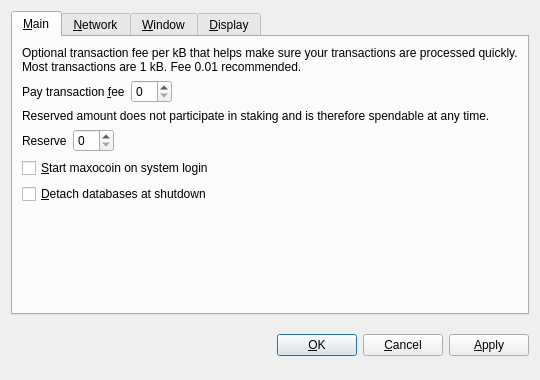
<?xml version="1.0" encoding="UTF-8"?>
<ui version="4.0">
 <class>OptionsDialog</class>
 <widget class="QDialog" name="OptionsDialog">
  <property name="geometry">
   <rect>
    <x>0</x>
    <y>0</y>
    <width>540</width>
    <height>380</height>
   </rect>
  </property>
  <property name="windowTitle">
   <string>Options</string>
  </property>
  <property name="modal">
   <bool>true</bool>
  </property>
  <layout class="QVBoxLayout" name="verticalLayout">
   <item>
    <widget class="QTabWidget" name="tabWidget">
     <property name="tabPosition">
      <enum>QTabWidget::North</enum>
     </property>
     <property name="currentIndex">
      <number>0</number>
     </property>
     <widget class="QWidget" name="tabMain">
      <attribute name="title">
       <string>&amp;Main</string>
      </attribute>
      <layout class="QVBoxLayout" name="verticalLayout_Main">
       <item>
        <widget class="QLabel" name="transactionFeeInfoLabel">
         <property name="text">
          <string>Optional transaction fee per kB that helps make sure your transactions are processed quickly. Most transactions are 1 kB. Fee 0.01 recommended.</string>
         </property>
         <property name="textFormat">
          <enum>Qt::PlainText</enum>
         </property>
         <property name="wordWrap">
          <bool>true</bool>
         </property>
        </widget>
       </item>
       <item>
        <layout class="QHBoxLayout" name="horizontalLayoutFee">
         <item>
          <widget class="QLabel" name="transactionFeeLabel">
           <property name="text">
            <string>Pay transaction &amp;fee</string>
           </property>
           <property name="textFormat">
            <enum>Qt::PlainText</enum>
           </property>
           <property name="buddy">
            <cstring>transactionFee</cstring>
           </property>
          </widget>
         </item>
         <item>
          <widget class="BitcoinAmountField" name="transactionFee"/>
         </item>
         <item>
          <spacer name="horizontalSpacerFee">
           <property name="orientation">
            <enum>Qt::Horizontal</enum>
           </property>
           <property name="sizeHint" stdset="0">
            <size>
             <width>40</width>
             <height>20</height>
            </size>
           </property>
          </spacer>
         </item>
        </layout>
       </item>
       <item>
        <widget class="QLabel" name="reserveBalanceInfoLabel">
         <property name="text">
          <string>Reserved amount does not participate in staking and is therefore spendable at any time.</string>
         </property>
         <property name="textFormat">
          <enum>Qt::PlainText</enum>
         </property>
         <property name="wordWrap">
          <bool>true</bool>
         </property>
        </widget>
       </item>
       <item>
        <layout class="QHBoxLayout" name="horizontalLayoutReserveBalance">
         <item>
          <widget class="QLabel" name="reserveBalanceLabel">
           <property name="text">
            <string>Reserve</string>
           </property>
           <property name="textFormat">
            <enum>Qt::PlainText</enum>
           </property>
           <property name="buddy">
            <cstring>reserveBalance</cstring>
           </property>
          </widget>
         </item>
         <item>
          <widget class="BitcoinAmountField" name="reserveBalance"/>
         </item>
         <item>
          <spacer name="horizontalSpacerReserveBalance">
           <property name="orientation">
            <enum>Qt::Horizontal</enum>
           </property>
           <property name="sizeHint" stdset="0">
            <size>
             <width>40</width>
             <height>20</height>
            </size>
           </property>
          </spacer>
         </item>
        </layout>
       </item>
       <item>
        <widget class="QCheckBox" name="bitcoinAtStartup">
         <property name="toolTip">
          <string>Automatically start maxocoin after logging in to the system.</string>
         </property>
         <property name="text">
          <string>&amp;Start maxocoin on system login</string>
         </property>
        </widget>
       </item>
       <item>
        <widget class="QCheckBox" name="detachDatabases">
         <property name="toolTip">
          <string>Detach block and address databases at shutdown. This means they can be moved to another data directory, but it slows down shutdown. The wallet is always detached.</string>
         </property>
         <property name="text">
          <string>&amp;Detach databases at shutdown</string>
         </property>
        </widget>
       </item>
       <item>
        <spacer name="verticalSpacer_Main">
         <property name="orientation">
          <enum>Qt::Vertical</enum>
         </property>
         <property name="sizeHint" stdset="0">
          <size>
           <width>20</width>
           <height>40</height>
          </size>
         </property>
        </spacer>
       </item>
      </layout>
     </widget>
     <widget class="QWidget" name="tabNetwork">
      <attribute name="title">
       <string>&amp;Network</string>
      </attribute>
      <layout class="QVBoxLayout" name="verticalLayout_Network">
       <item>
        <widget class="QCheckBox" name="mapPortUpnp">
         <property name="toolTip">
          <string>Automatically open the maxocoin client port on the router. This only works when your router supports UPnP and it is enabled.</string>
         </property>
         <property name="text">
          <string>Map port using &amp;UPnP</string>
         </property>
        </widget>
       </item>
       <item>
        <widget class="QCheckBox" name="connectSocks">
         <property name="toolTip">
          <string>Connect to the maxocoin network through a SOCKS proxy (e.g. when connecting through Tor).</string>
         </property>
         <property name="text">
          <string>&amp;Connect through SOCKS proxy:</string>
         </property>
        </widget>
       </item>
       <item>
        <layout class="QHBoxLayout" name="horizontalLayout_Network">
         <item>
          <widget class="QLabel" name="proxyIpLabel">
           <property name="text">
            <string>Proxy &amp;IP:</string>
           </property>
           <property name="textFormat">
            <enum>Qt::PlainText</enum>
           </property>
           <property name="buddy">
            <cstring>proxyIp</cstring>
           </property>
          </widget>
         </item>
         <item>
          <widget class="QValidatedLineEdit" name="proxyIp">
           <property name="maximumSize">
            <size>
             <width>140</width>
             <height>16777215</height>
            </size>
           </property>
           <property name="toolTip">
            <string>IP address of the proxy (e.g. 127.0.0.1)</string>
           </property>
          </widget>
         </item>
         <item>
          <widget class="QLabel" name="proxyPortLabel">
           <property name="text">
            <string>&amp;Port:</string>
           </property>
           <property name="textFormat">
            <enum>Qt::PlainText</enum>
           </property>
           <property name="buddy">
            <cstring>proxyPort</cstring>
           </property>
          </widget>
         </item>
         <item>
          <widget class="QLineEdit" name="proxyPort">
           <property name="maximumSize">
            <size>
             <width>55</width>
             <height>16777215</height>
            </size>
           </property>
           <property name="toolTip">
            <string>Port of the proxy (e.g. 9050)</string>
           </property>
          </widget>
         </item>
         <item>
          <widget class="QLabel" name="socksVersionLabel">
           <property name="text">
            <string>SOCKS &amp;Version:</string>
           </property>
           <property name="textFormat">
            <enum>Qt::PlainText</enum>
           </property>
           <property name="buddy">
            <cstring>socksVersion</cstring>
           </property>
          </widget>
         </item>
         <item>
          <widget class="QValueComboBox" name="socksVersion">
           <property name="toolTip">
            <string>SOCKS version of the proxy (e.g. 5)</string>
           </property>
          </widget>
         </item>
         <item>
          <spacer name="horizontalSpacer_Network">
           <property name="orientation">
            <enum>Qt::Horizontal</enum>
           </property>
           <property name="sizeHint" stdset="0">
            <size>
             <width>40</width>
             <height>20</height>
            </size>
           </property>
          </spacer>
         </item>
        </layout>
       </item>
       <item>
        <spacer name="verticalSpacer_Network">
         <property name="orientation">
          <enum>Qt::Vertical</enum>
         </property>
         <property name="sizeHint" stdset="0">
          <size>
           <width>20</width>
           <height>40</height>
          </size>
         </property>
        </spacer>
       </item>
      </layout>
     </widget>
     <widget class="QWidget" name="tabWindow">
      <attribute name="title">
       <string>&amp;Window</string>
      </attribute>
      <layout class="QVBoxLayout" name="verticalLayout_Window">
       <item>
        <widget class="QCheckBox" name="minimizeToTray">
         <property name="toolTip">
          <string>Show only a tray icon after minimizing the window.</string>
         </property>
         <property name="text">
          <string>&amp;Minimize to the tray instead of the taskbar</string>
         </property>
        </widget>
       </item>
       <item>
        <widget class="QCheckBox" name="minimizeOnClose">
         <property name="toolTip">
          <string>Minimize instead of exit the application when the window is closed. When this option is enabled, the application will be closed only after selecting Quit in the menu.</string>
         </property>
         <property name="text">
          <string>M&amp;inimize on close</string>
         </property>
        </widget>
       </item>
       <item>
        <spacer name="verticalSpacer_Window">
         <property name="orientation">
          <enum>Qt::Vertical</enum>
         </property>
         <property name="sizeHint" stdset="0">
          <size>
           <width>20</width>
           <height>40</height>
          </size>
         </property>
        </spacer>
       </item>
      </layout>
     </widget>
     <widget class="QWidget" name="tabDisplay">
      <attribute name="title">
       <string>&amp;Display</string>
      </attribute>
      <layout class="QVBoxLayout" name="verticalLayout_Display">
       <item>
        <layout class="QHBoxLayout" name="horizontalLayout_1_Display">
         <item>
          <widget class="QLabel" name="langLabel">
           <property name="text">
            <string>User Interface &amp;language:</string>
           </property>
           <property name="textFormat">
            <enum>Qt::PlainText</enum>
           </property>
           <property name="buddy">
            <cstring>lang</cstring>
           </property>
          </widget>
         </item>
         <item>
          <widget class="QValueComboBox" name="lang">
           <property name="toolTip">
            <string>The user interface language can be set here. This setting will take effect after restarting maxocoin.</string>
           </property>
          </widget>
         </item>
        </layout>
       </item>
       <item>
        <layout class="QHBoxLayout" name="horizontalLayout_2_Display">
         <item>
          <widget class="QLabel" name="unitLabel">
           <property name="text">
            <string>&amp;Unit to show amounts in:</string>
           </property>
           <property name="textFormat">
            <enum>Qt::PlainText</enum>
           </property>
           <property name="buddy">
            <cstring>unit</cstring>
           </property>
          </widget>
         </item>
         <item>
          <widget class="QValueComboBox" name="unit">
           <property name="toolTip">
            <string>Choose the default subdivision unit to show in the interface and when sending coins.</string>
           </property>
          </widget>
         </item>
        </layout>
       </item>
       <item>
        <widget class="QCheckBox" name="displayAddresses">
         <property name="toolTip">
          <string>Whether to show maxocoin addresses in the transaction list or not.</string>
         </property>
         <property name="text">
          <string>&amp;Display addresses in transaction list</string>
         </property>
        </widget>
       </item>
       <item>
        <widget class="QCheckBox" name="coinControlFeatures">
         <property name="toolTip">
          <string>Whether to show coin control features or not.</string>
         </property>
         <property name="text">
          <string>Display coin &amp;control features (experts only!)</string>
         </property>
        </widget>
       </item>
       <item>
        <spacer name="verticalSpacer_Display">
         <property name="orientation">
          <enum>Qt::Vertical</enum>
         </property>
         <property name="sizeHint" stdset="0">
          <size>
           <width>20</width>
           <height>40</height>
          </size>
         </property>
        </spacer>
       </item>
      </layout>
     </widget>
    </widget>
   </item>
   <item>
    <layout class="QHBoxLayout" name="horizontalLayout_Buttons">
     <item>
      <spacer name="horizontalSpacer_1">
       <property name="orientation">
        <enum>Qt::Horizontal</enum>
       </property>
       <property name="sizeHint" stdset="0">
        <size>
         <width>40</width>
         <height>48</height>
        </size>
       </property>
      </spacer>
     </item>
     <item>
      <widget class="QLabel" name="statusLabel">
       <property name="font">
        <font>
         <weight>75</weight>
         <bold>true</bold>
        </font>
       </property>
       <property name="text">
        <string/>
       </property>
       <property name="textFormat">
        <enum>Qt::PlainText</enum>
       </property>
       <property name="wordWrap">
        <bool>true</bool>
       </property>
      </widget>
     </item>
     <item>
      <spacer name="horizontalSpacer_2">
       <property name="orientation">
        <enum>Qt::Horizontal</enum>
       </property>
       <property name="sizeHint" stdset="0">
        <size>
         <width>40</width>
         <height>48</height>
        </size>
       </property>
      </spacer>
     </item>
     <item>
      <widget class="QPushButton" name="okButton">
       <property name="text">
        <string>&amp;OK</string>
       </property>
      </widget>
     </item>
     <item>
      <widget class="QPushButton" name="cancelButton">
       <property name="text">
        <string>&amp;Cancel</string>
       </property>
       <property name="autoDefault">
        <bool>false</bool>
       </property>
      </widget>
     </item>
     <item>
      <widget class="QPushButton" name="applyButton">
       <property name="text">
        <string>&amp;Apply</string>
       </property>
       <property name="autoDefault">
        <bool>false</bool>
       </property>
      </widget>
     </item>
    </layout>
   </item>
  </layout>
 </widget>
 <customwidgets>
  <customwidget>
   <class>BitcoinAmountField</class>
   <extends>QSpinBox</extends>
   <header>bitcoinamountfield.h</header>
  </customwidget>
  <customwidget>
   <class>QValueComboBox</class>
   <extends>QComboBox</extends>
   <header>qvaluecombobox.h</header>
  </customwidget>
  <customwidget>
   <class>QValidatedLineEdit</class>
   <extends>QLineEdit</extends>
   <header>qvalidatedlineedit.h</header>
  </customwidget>
 </customwidgets>
 <resources/>
 <connections/>
</ui>
